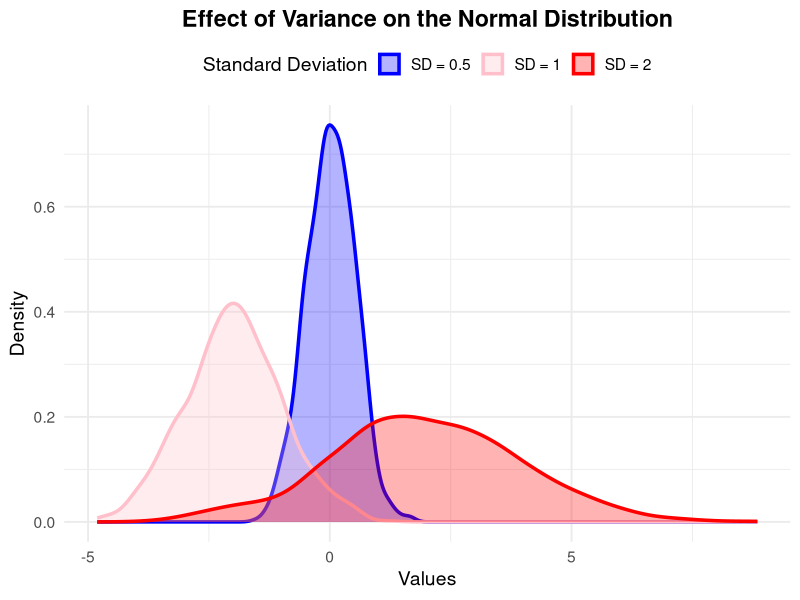

The R source for this figure:
# Load necessary library
library(ggplot2)

# Generate random data from normal distributions with different standard deviations
set.seed(123)
# Normal Distribution with standard deviation 1
data_sd1 <- rnorm(1000, mean = -2, sd = 1)  # Standard deviation 1
# Normal Distribution with standard deviation 0.5
data_sd2 <- rnorm(1000, mean = 0, sd = 0.5)  
# Normal Distribution with standard deviation 2.0
data_sd3 <- rnorm(1000, mean = 2, sd = 2)  

# Combine into a data frame
df <- data.frame(
  values = c(data_sd1, data_sd2, data_sd3),
  group = factor(c(rep("SD = 1", 1000), rep("SD = 0.5", 1000), rep("SD = 2", 1000)))
)

# Plot the density curves for each standard deviation
ggplot(df, aes(x = values, color = group, fill = group)) +
  geom_density(alpha = 0.3, size = 1.2) +
  labs(
    title = "Effect of Variance on the Normal Distribution",
    x = "Values",
    y = "Density",
    color = "Standard Deviation",
    fill = "Standard Deviation"
  ) +
  theme_minimal(base_size = 14) +
  theme(
    plot.title = element_text(hjust = 0.5, face = "bold"),
    plot.subtitle = element_text(hjust = 0.5),
    legend.position = "top"
  ) +
  scale_color_manual(values = c("blue", "pink", "red")) +
  scale_fill_manual(values = c("blue", "pink", "red"))

